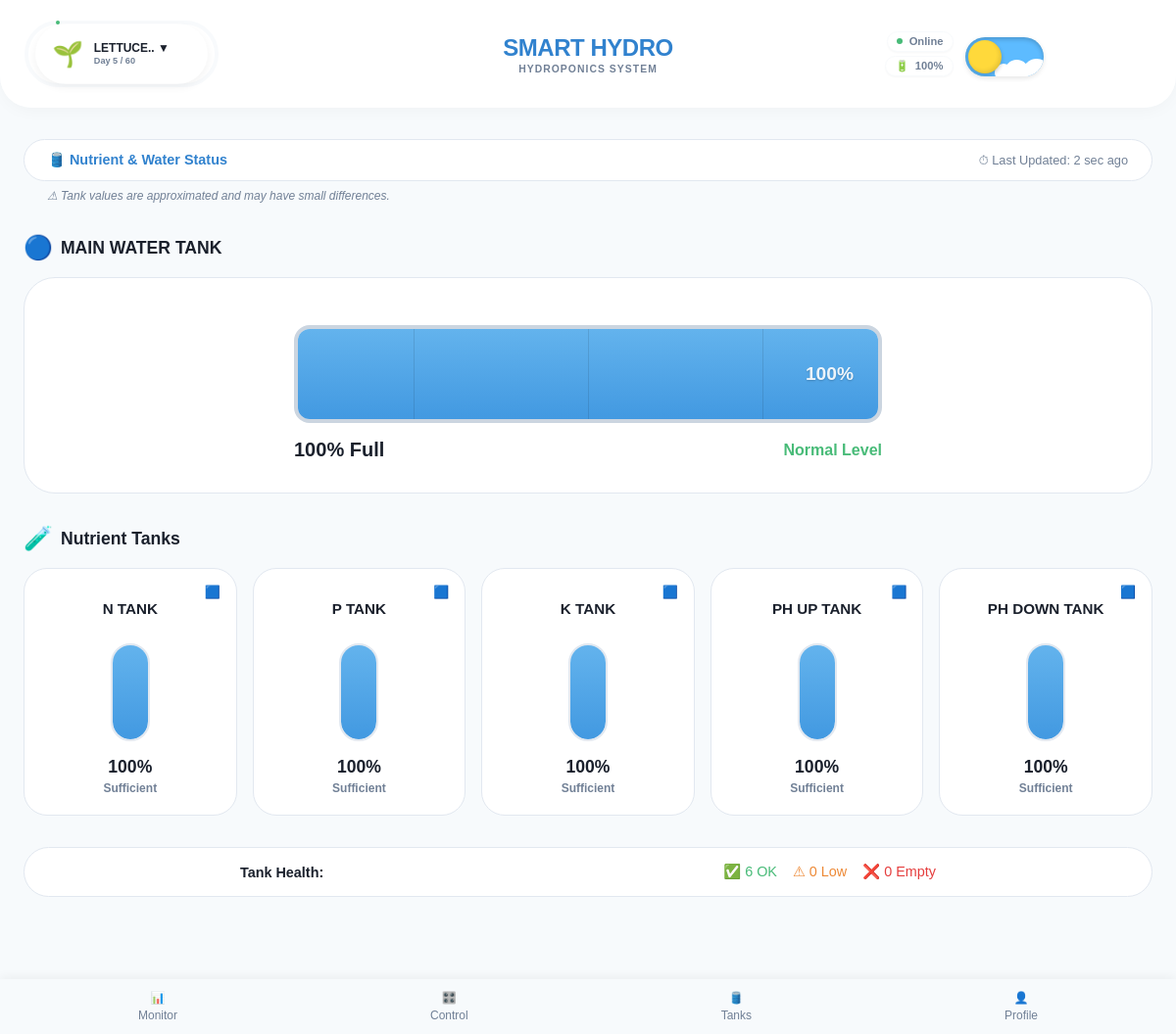
Screenshot of /tanks (signed in) with the database file from the repository.
### models.py (models this page shows)
class Plant(db.Model):
    id = db.Column(db.Integer, primary_key=True)
    name = db.Column(db.String(100), nullable=False)
    temp_min = db.Column(db.Float, default=20.0)
    temp_max = db.Column(db.Float, default=30.0)
    humidity_min = db.Column(db.Float, default=40.0)
    humidity_max = db.Column(db.Float, default=70.0)
    ph_min = db.Column(db.Float, default=5.5)
    ph_max = db.Column(db.Float, default=6.5)
    tds_min = db.Column(db.Float, default=800.0)
    tds_max = db.Column(db.Float, default=1200.0)
    n_min = db.Column(db.Float, default=100.0)
    n_max = db.Column(db.Float, default=200.0)
    p_min = db.Column(db.Float, default=30.0)
    p_max = db.Column(db.Float, default=50.0)
    k_min = db.Column(db.Float, default=100.0)
    k_max = db.Column(db.Float, default=300.0)
    light_min = db.Column(db.Float, default=1000.0)
    light_max = db.Column(db.Float, default=20000.0)
    expected_days = db.Column(db.Integer, default=60)
    start_date = db.Column(db.DateTime, default=datetime.utcnow)

class TankLevel(db.Model):
    id = db.Column(db.Integer, primary_key=True)
    name = db.Column(db.String(50), unique=True, nullable=False) # e.g., 'n_tank'
    level_percent = db.Column(db.Float, default=100.0)

### routes/views.py (the view)
@views.route('/tanks')
@login_required
def tanks():
    plant = Plant.query.first()
    tanks = TankLevel.query.all()
    return render_template('tanks.html', user=current_user, tanks=tanks, plant=plant)

### templates/tanks.html (shortened to what this page needs)
{% extends "base.html" %}
{% block content %}
<div class="tank-info-strip">
    <div style="font-weight: 600; color: var(--primary-color);">🛢️ Nutrient & Water Status</div>
    <div style="font-size: 0.8rem;">
        <span>⏱ Last Updated: </span><span id="last-updated">2 sec ago</span>
    </div>
</div>
<div
    style="font-size: 0.75rem; color: var(--text-secondary); margin-top: -1.5rem; margin-bottom: 2rem; padding-left: 1.5rem; font-style: italic;">
    ⚠ Tank values are approximated and may have small differences.
</div>
{% set main_tank = namespace(found=false, data=None) %}
{% for tank in tanks %}
{% if 'main' in tank.name.lower() or 'water' in tank.name.lower() %}
{% set main_tank.found = true %}
{% set main_tank.data = tank %}
{% endif %}
{% endfor %}
{% if main_tank.found %}
<div class="tank-section-title">
    <span style="color: var(--primary-color); font-size: 1.5rem;">🔵</span>
    <span>MAIN WATER TANK</span>
</div>
<div class="main-tank-wrapper"
    onclick="openTankModal('{{ main_tank.data.name }}', {{ main_tank.data.level_percent }}, 'Water')">
    <div class="industrial-tank-horizontal">
        <div class="tank-fill-horizontal {{ 'fill-danger' if main_tank.data.level_percent < 20 else 'fill-blue' }}"
            style="width: {{ main_tank.data.level_percent }}%;">
            <span style="margin-right: 10px;">{{ main_tank.data.level_percent | int }}%</span>
        </div>
    </div>
    <div style="display: flex; width: 100%; max-width: 600px; justify-content: space-between; align-items: center;">
        <div style="font-weight: 700; font-size: 1.25rem; color: var(--text-primary);">
            {{ main_tank.data.level_percent | int }}% Full
        </div>
        <div style="color: {{ '#e53e3e' if main_tank.data.level_percent < 20 else '#48bb78' }}; font-weight: 600;">
            {{ "CRITICAL LOW" if main_tank.data.level_percent < 20 else ("Low Level" if main_tank.data.level_percent <
                40 else "Normal Level" ) }} </div>
        </div>
    </div>
    {% endif %}
    <div class="tank-section-title" style="margin-top: 2rem;">
        <span style="font-size: 1.5rem;">🧪</span>
        <span>Nutrient Tanks</span>
    </div>
    <div class="nutrient-grid">
        {% for tank in tanks %}
        {% if not ('main' in tank.name.lower() or 'water' in tank.name.lower()) %}
        {% set color_class = 'fill-blue' %}
        {% set icon = '🧪' %}
        {% if 'n' in tank.name.lower() or 'nitrogen' in tank.name.lower() %}
        {% set color_class = 'fill-blue' %}
        {% set icon = '🟦' %}
        {% elif 'p' in tank.name.lower() or 'phosphorus' in tank.name.lower() %}
        {% set color_class = 'fill-green' %}
        {% set icon = '🟩' %}
        {% elif 'k' in tank.name.lower() or 'potassium' in tank.name.lower() %}
        {% set color_class = 'fill-purple' %}
        {% set icon = '🟪' %}
        {% elif 'ph_up' in tank.name.lower() %}
        {% set color_class = 'fill-orange' %}
        {% set icon = '🟨' %}
        {% elif 'ph_down' in tank.name.lower() %}
        {% set color_class = 'fill-red' %}
        {% set icon = '🟥' %}
        {% endif %}
        {% if tank.level_percent < 20 %} {% set safe_color_class='fill-danger' %} {% set
            border_class='border: 1px solid var(--danger-color);' %} {% else %} {% set safe_color_class=color_class %}
            {% set border_class='' %} {% endif %} <div class="nutrient-card" style="{{ border_class }}"
            onclick="openTankModal('{{ tank.name }}', {{ tank.level_percent }}, 'Nutrient')">
            <div
                style="font-weight: 600; font-size: 0.95rem; text-align: center; height: 2.5rem; display: flex; align-items: center;">
                {{ tank.name.replace('_', ' ').replace('pump', '').upper() }}
            </div>
            <div class="mini-tank-gauge">
                <div class="mini-tank-fill {{ safe_color_class }}" style="height: {{ tank.level_percent }}%;"></div>
            </div>
            <div style="font-size: 1.1rem; font-weight: 700;">{{ tank.level_percent | int }}%</div>
            <div
                style="font-size: 0.75rem; margin-top: 0.25rem; font-weight: 600; color: {{ '#e53e3e' if tank.level_percent < 20 else '#718096' }};">
                {{ "Empty!" if tank.level_percent < 20 else ("Refill Soon" if tank.level_percent < 40 else "Sufficient"
                    ) }} </div>
                    <div style="position: absolute; top: 1rem; right: 1rem; font-size: 0.8rem;">{{ icon }}</div>
            </div>
            {% endif %}
            {% endfor %}
    </div>
    <div class="tank-summary-bar">
        <div style="font-weight: 600; font-size: 0.9rem;">Tank Health:</div>
        <div style="display: flex; gap: 1rem; font-size: 0.9rem;">
            <span style="color: var(--success-color);">✅ <span id="count-ok">--</span> OK</span>
            <span style="color: var(--warning-color);">⚠ <span id="count-low">--</span> Low</span>
            <span style="color: var(--danger-color);">❌ <span id="count-empty">--</span> Empty</span>
        </div>
    </div>
    {% endblock %}

### templates/base.html (shortened to what this page needs)
<!DOCTYPE html>
<html lang="en">
<head>
    <link rel="stylesheet" href="{{ url_for('static', filename='css/style.css') }}">
</head>
<body>
    {% if current_user.is_authenticated %}
    <header class="app-header">
        <div class="header-left">
            {% set current_day = 5 %}
            {% set total_days = plant.expected_days if plant else 60 %}
            {% set pct = (current_day / total_days * 100) | int %}
            {% set ring_color = 'mid' %}
            {% if pct < 30 %}{% set ring_color='low' %}{% endif %} {% if pct> 70 %}{% set ring_color = 'high' %}{% endif
                %}
                <div class="plant-ring-wrapper">
                    <div class="ring-content">
                        <div class="ring-icon">🌱</div>
                        <div class="ring-text-stack">
                            <div class="ring-name">{{ (plant.name if plant else 'Lettuce')[:10] }}.. ▼</div>
                            <div class="ring-days">Day {{ current_day }} / {{ total_days }}</div>
                        </div>
                    </div>
                </div>
        </div>
        <div class="header-center">
            <div class="brand-title">SMART HYDRO</div>
            <div class="brand-subtitle">Hydroponics System</div>
        </div>
        <div class="header-right" style="flex-direction: row; gap: 0.75rem;">
            <div style="display: flex; flex-direction: column; align-items: flex-end; gap: 0.25rem;">
                <div class="status-chip">
                    <div class="status-dot-white"></div> Online
                </div>
                <div class="status-chip">
                    <span>🔋</span> 100%
                </div>
            </div>
            <div class="toggle-wrapper" title="Toggle Theme">
                <label for="theme_toggle" class="toggle-label">
                    <span class="cloud cloud-1"></span>
                    <span class="cloud cloud-2"></span>
                    <span class="cloud cloud-3"></span>
                    <div class="toggle-thumb">
                    </div>
                </label>
            </div>
        </div>
    </header>
    {% endif %}
    <main class="container">
        {% block content %}{% endblock %}
    </main>
    {% if current_user.is_authenticated %}
    <nav class="bottom-nav">
        <a href="{{ url_for('views.monitor') }}"
            class="nav-item {% if request.endpoint == 'views.monitor' %}active{% endif %}">
            <span>📊</span>
            <span>Monitor</span>
        </a>
        <a href="{{ url_for('views.controls') }}"
            class="nav-item {% if request.endpoint == 'views.controls' %}active{% endif %}">
            <span>🎛️</span>
            <span>Control</span>
        </a>
        <a href="{{ url_for('views.tanks') }}"
            class="nav-item {% if request.endpoint == 'views.tanks' %}active{% endif %}">
            <span>🛢️</span>
            <span>Tanks</span>
        </a>
        <a href="{{ url_for('views.profile') }}"
            class="nav-item {% if request.endpoint == 'views.profile' %}active{% endif %}">
            <span>👤</span>
            <span>Profile</span>
        </a>
    </nav>
    <div style="height: 60px;"></div>
    {% endif %}
</body>
</html>

### rows the page displays
Plant: name "LETTUCE"
TankLevel: data.level_percent "100", level_percent "Normal Level"
TankLevel: name.replace "N TANK", level_percent "100", level_percent "Sufficient", icon "🟦"
TankLevel: name.replace "P TANK", level_percent "100", level_percent "Sufficient", icon "🟦"
TankLevel: name.replace "K TANK", level_percent "100", level_percent "Sufficient", icon "🟦"
TankLevel: name.replace "PH UP TANK", level_percent "100", level_percent "Sufficient", icon "🟦"
TankLevel: name.replace "PH DOWN TANK", level_percent "100", level_percent "Sufficient", icon "🟦"

### other values shown
{{ current_day }} "5"
{{ total_days }} "60"
